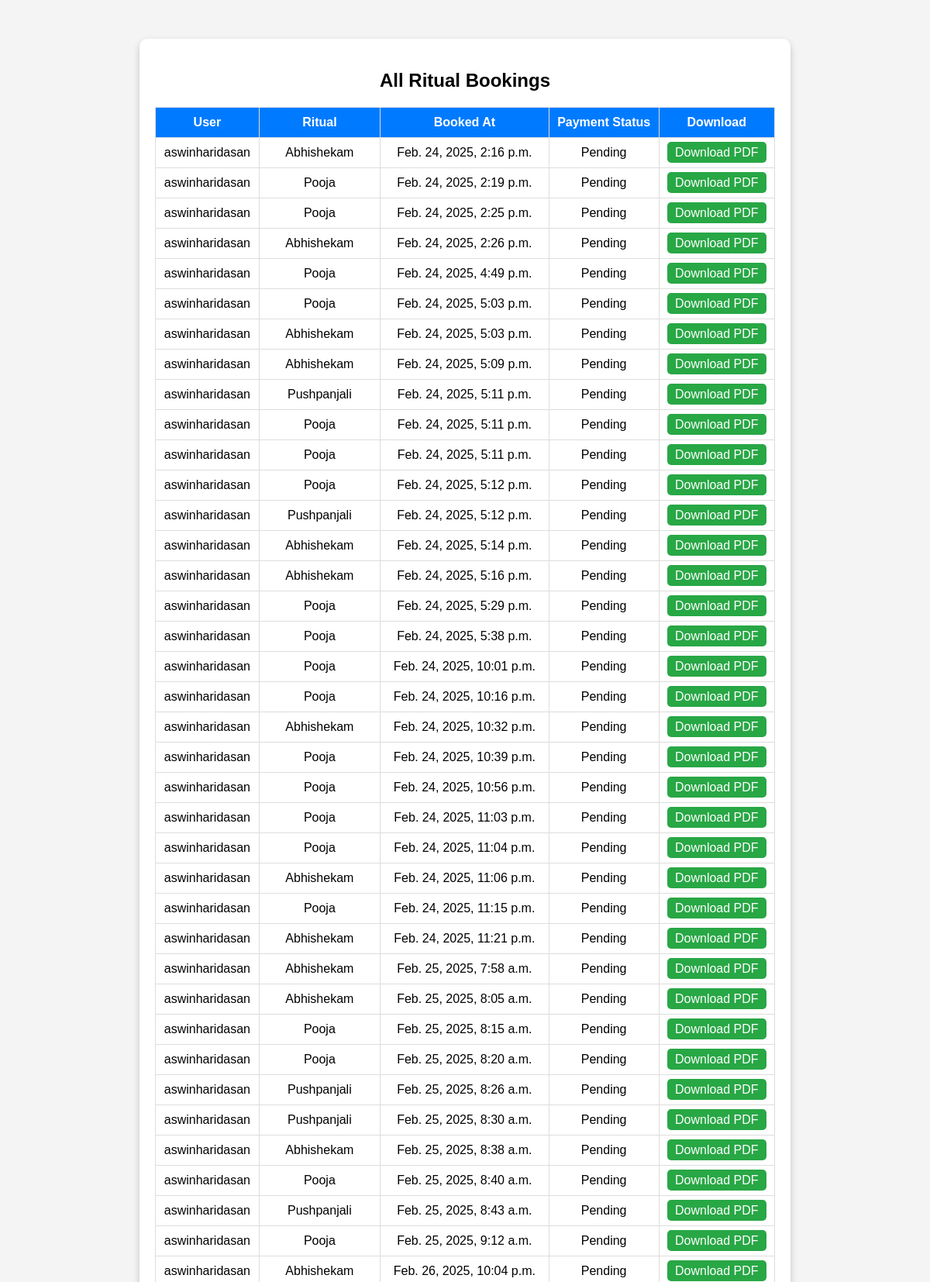
Screenshot of /temple/admin/ritual-bookings/ (upper part) with the database file from the repository.
### temple/models.py (models this page shows, shortened)
class RitualBooking(models.Model):
    user = models.ForeignKey(User, on_delete=models.CASCADE)  # Store the user who booked
    ritual = models.ForeignKey(Ritual, on_delete=models.CASCADE)
    booked_at = models.DateTimeField(auto_now_add=True)
    payment_status = models.CharField(
        max_length=20,
        choices=[("Pending", "Pending"), ("Completed", "Completed"), ("Failed", "Failed")],
        default="Pending"
    )  # Reintroducing the payment status

class Ritual(models.Model):
    ritual = models.CharField(max_length=255)
    amount = models.DecimalField(max_digits=10, decimal_places=2)

### temple/views.py (the view)
# urls.py: path('admin/ritual-bookings/', temple.views.ritual_booking_list, name='ritual_booking_list'),
def ritual_booking_list(request):
    bookings = RitualBooking.objects.all()  # Fetch all bookings
    return render(request, 'admin_ritual_bookings.html', {'bookings': bookings})

### Templates/admin_ritual_bookings.html (shortened to what this page needs)
<!DOCTYPE html>
<html lang="en">
<head>
</head>
<body>
<div class="container">
    <h2>All Ritual Bookings</h2>
    {% if bookings %}
        <table>
            <tr>
                <th>User</th>
                <th>Ritual</th>
                <th>Booked At</th>
                <th>Payment Status</th>
                <th>Download</th>
            </tr>
            {% for booking in bookings %}
                <tr>
                    <td>{{ booking.user.username }}</td>
                    <td>{{ booking.ritual.ritual }}</td>
                    <td>{{ booking.booked_at }}</td>
                    <td>{{ booking.payment_status }}</td>
                    <td>
                        <a href="{% url 'ritual_report' booking.id %}" class="download-btn">Download PDF</a>
                    </td>
                </tr>
            {% endfor %}
        </table>
    {% else %}
        <p>No ritual bookings found.</p>
    {% endif %}
</div>
</body>
</html>

### Templates/admin_ritual_bookings.html (style rules this page uses)
body { font-family: Arial, sans-serif; background-color: #f4f4f4; text-align: center; }
.container { max-width: 800px; margin: 50px auto; padding: 20px; background: #fff; box-shadow: 0px 4px 10px rgba(0, 0, 0, 0.2); border-radius: 10px; }
table { width: 100%; border-collapse: collapse; margin-top: 20px; }
th, td { padding: 10px; border: 1px solid #ddd; text-align: center; }
th { background-color: #007BFF; color: white; }
.download-btn { background-color: #28a745; color: white; padding: 5px 10px; border-radius: 5px; text-decoration: none; }

### rows the page displays
RitualBooking: user.username "aswinharidasan", ritual.ritual "Abhishekam", booked_at "Feb. 24, 2025, 2:16 p.m.", payment_status "Pending"
RitualBooking: user.username "aswinharidasan", ritual.ritual "Pooja", booked_at "Feb. 24, 2025, 2:19 p.m.", payment_status "Pending"
RitualBooking: user.username "aswinharidasan", ritual.ritual "Pooja", booked_at "Feb. 24, 2025, 2:25 p.m.", payment_status "Pending"
RitualBooking: user.username "aswinharidasan", ritual.ritual "Abhishekam", booked_at "Feb. 24, 2025, 2:26 p.m.", payment_status "Pending"
RitualBooking: user.username "aswinharidasan", ritual.ritual "Pooja", booked_at "Feb. 24, 2025, 4:49 p.m.", payment_status "Pending"
RitualBooking: user.username "aswinharidasan", ritual.ritual "Pooja", booked_at "Feb. 24, 2025, 5:03 p.m.", payment_status "Pending"
RitualBooking: user.username "aswinharidasan", ritual.ritual "Abhishekam", booked_at "Feb. 24, 2025, 5:03 p.m.", payment_status "Pending"
RitualBooking: user.username "aswinharidasan", ritual.ritual "Abhishekam", booked_at "Feb. 24, 2025, 5:09 p.m.", payment_status "Pending"
RitualBooking: user.username "aswinharidasan", ritual.ritual "Pushpanjali", booked_at "Feb. 24, 2025, 5:11 p.m.", payment_status "Pending"
RitualBooking: user.username "aswinharidasan", ritual.ritual "Pooja", booked_at "Feb. 24, 2025, 5:11 p.m.", payment_status "Pending"
RitualBooking: user.username "aswinharidasan", ritual.ritual "Pooja", booked_at "Feb. 24, 2025, 5:11 p.m.", payment_status "Pending"
RitualBooking: user.username "aswinharidasan", ritual.ritual "Pooja", booked_at "Feb. 24, 2025, 5:12 p.m.", payment_status "Pending"
RitualBooking: user.username "aswinharidasan", ritual.ritual "Pushpanjali", booked_at "Feb. 24, 2025, 5:12 p.m.", payment_status "Pending"
RitualBooking: user.username "aswinharidasan", ritual.ritual "Abhishekam", booked_at "Feb. 24, 2025, 5:14 p.m.", payment_status "Pending"
RitualBooking: user.username "aswinharidasan", ritual.ritual "Abhishekam", booked_at "Feb. 24, 2025, 5:16 p.m.", payment_status "Pending"
RitualBooking: user.username "aswinharidasan", ritual.ritual "Pooja", booked_at "Feb. 24, 2025, 5:29 p.m.", payment_status "Pending"
RitualBooking: user.username "aswinharidasan", ritual.ritual "Pooja", booked_at "Feb. 24, 2025, 5:38 p.m.", payment_status "Pending"
RitualBooking: user.username "aswinharidasan", ritual.ritual "Pooja", booked_at "Feb. 24, 2025, 10:01 p.m.", payment_status "Pending"
RitualBooking: user.username "aswinharidasan", ritual.ritual "Pooja", booked_at "Feb. 24, 2025, 10:16 p.m.", payment_status "Pending"
RitualBooking: user.username "aswinharidasan", ritual.ritual "Abhishekam", booked_at "Feb. 24, 2025, 10:32 p.m.", payment_status "Pending"
RitualBooking: user.username "aswinharidasan", ritual.ritual "Pooja", booked_at "Feb. 24, 2025, 10:39 p.m.", payment_status "Pending"
RitualBooking: user.username "aswinharidasan", ritual.ritual "Pooja", booked_at "Feb. 24, 2025, 10:56 p.m.", payment_status "Pending"
RitualBooking: user.username "aswinharidasan", ritual.ritual "Pooja", booked_at "Feb. 24, 2025, 11:03 p.m.", payment_status "Pending"
RitualBooking: user.username "aswinharidasan", ritual.ritual "Pooja", booked_at "Feb. 24, 2025, 11:04 p.m.", payment_status "Pending"
RitualBooking: user.username "aswinharidasan", ritual.ritual "Abhishekam", booked_at "Feb. 24, 2025, 11:06 p.m.", payment_status "Pending"
RitualBooking: user.username "aswinharidasan", ritual.ritual "Pooja", booked_at "Feb. 24, 2025, 11:15 p.m.", payment_status "Pending"
RitualBooking: user.username "aswinharidasan", ritual.ritual "Abhishekam", booked_at "Feb. 24, 2025, 11:21 p.m.", payment_status "Pending"
RitualBooking: user.username "aswinharidasan", ritual.ritual "Abhishekam", booked_at "Feb. 25, 2025, 7:58 a.m.", payment_status "Pending"
RitualBooking: user.username "aswinharidasan", ritual.ritual "Abhishekam", booked_at "Feb. 25, 2025, 8:05 a.m.", payment_status "Pending"
RitualBooking: user.username "aswinharidasan", ritual.ritual "Pooja", booked_at "Feb. 25, 2025, 8:15 a.m.", payment_status "Pending"
RitualBooking: user.username "aswinharidasan", ritual.ritual "Pooja", booked_at "Feb. 25, 2025, 8:20 a.m.", payment_status "Pending"
RitualBooking: user.username "aswinharidasan", ritual.ritual "Pushpanjali", booked_at "Feb. 25, 2025, 8:26 a.m.", payment_status "Pending"
RitualBooking: user.username "aswinharidasan", ritual.ritual "Pushpanjali", booked_at "Feb. 25, 2025, 8:30 a.m.", payment_status "Pending"
RitualBooking: user.username "aswinharidasan", ritual.ritual "Abhishekam", booked_at "Feb. 25, 2025, 8:38 a.m.", payment_status "Pending"
RitualBooking: user.username "aswinharidasan", ritual.ritual "Pooja", booked_at "Feb. 25, 2025, 8:40 a.m.", payment_status "Pending"
RitualBooking: user.username "aswinharidasan", ritual.ritual "Pushpanjali", booked_at "Feb. 25, 2025, 8:43 a.m.", payment_status "Pending"
RitualBooking: user.username "aswinharidasan", ritual.ritual "Pooja", booked_at "Feb. 25, 2025, 9:12 a.m.", payment_status "Pending"
RitualBooking: user.username "aswinharidasan", ritual.ritual "Abhishekam", booked_at "Feb. 26, 2025, 10:04 p.m.", payment_status "Pending"
